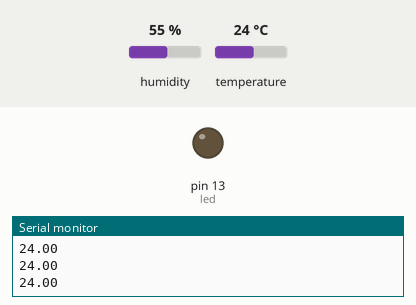
Bench run of a sketch on a simulated Arduino Uno, built with avr-gcc and run on an emulated ATmega328P. On the bench: output pins drawn as LEDs (lit = HIGH), the last lines printed to the serial monitor. The inputs (shaded band) are chosen by the test bench; at power-on: temperature 24 °C, humidity 55 %.

Above: at 2.8 s.
2.9 s: temperature set to 26 °C
5.6 s: temperature set to 29 °C
At 6.5 s:
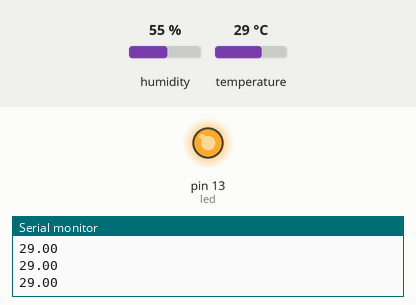
8.3 s: temperature set to 12 °C
At 11.3 s:
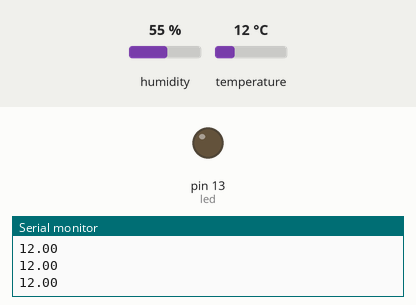
11.6 s: temperature set to 28 °C
At 12.5 s:
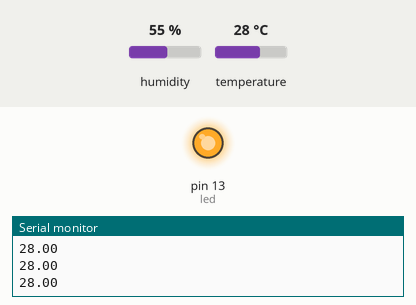
Timing chart, 0 to 14.6 s (numbered marks = the images above; inputs shaded):
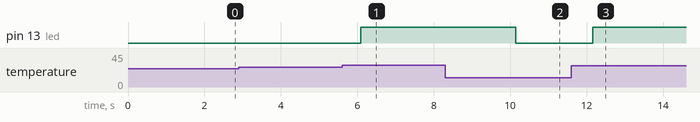

The sketch:

DHT11-_Medidor_de_temperatura_azul.ino
```cpp
#include "DHT.h"

const int led = 13;

#define DHTPIN 2
#define DHTTYPE DHT11

DHT dht(DHTPIN, DHTTYPE);

void setup() {
  Serial.begin(9600);
  dht.begin();
  pinMode(led, OUTPUT);
}

void loop()
{
  float t = dht.readTemperature();
  Serial.println(t);

  if(t > 27)
  {
    digitalWrite(led, HIGH);
  }
  else
  {
    digitalWrite(led, LOW);
  }
}
```

Measured:
- the behaviour switches between 27 and 28 °C on temperature (found by bisection; images 0 and 1)
- after the input at 5.6 s, pin 13 (led): LOW → HIGH after 0.50 s
- after the input at 8.3 s, pin 13 (led): HIGH → LOW after 1.8 s
- after the input at 11.6 s, pin 13 (led): LOW → HIGH after 0.57 s
